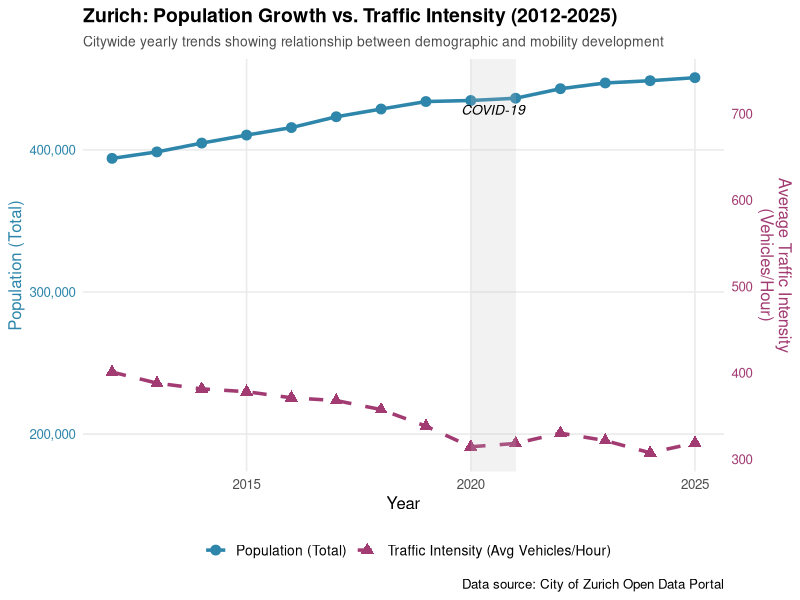
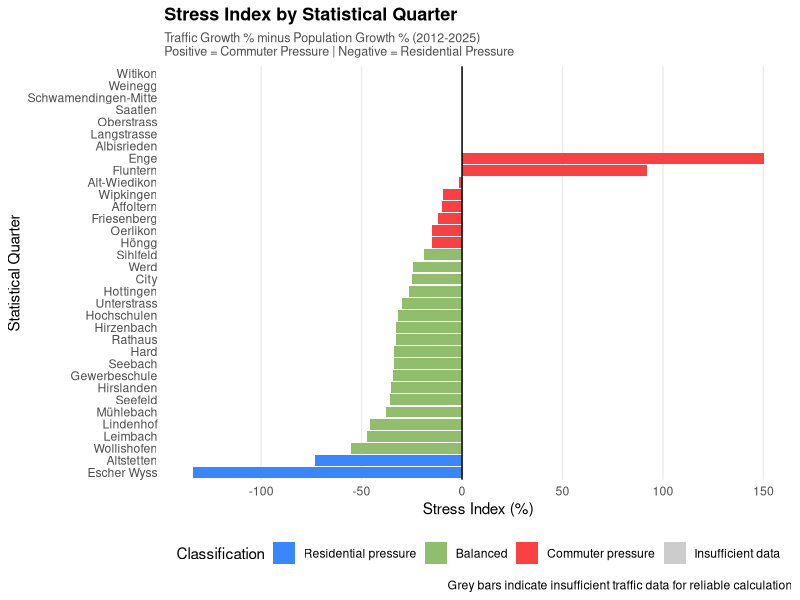
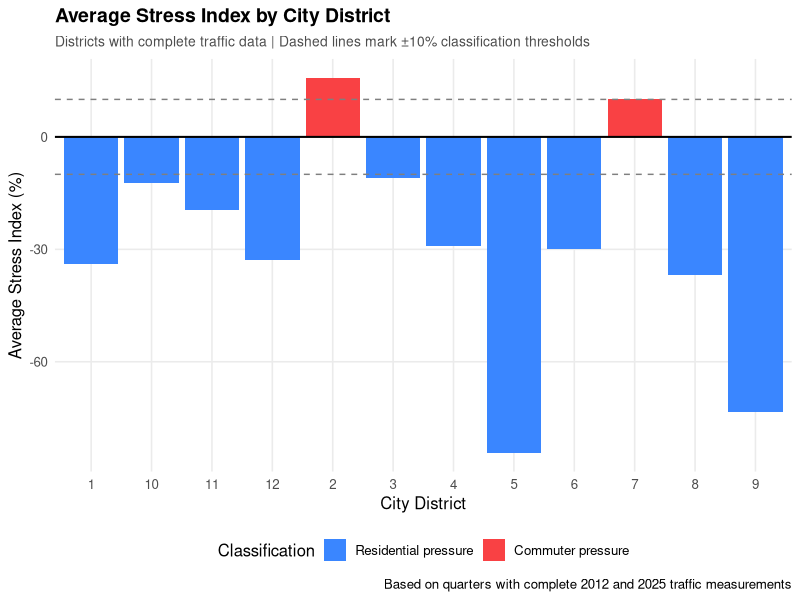
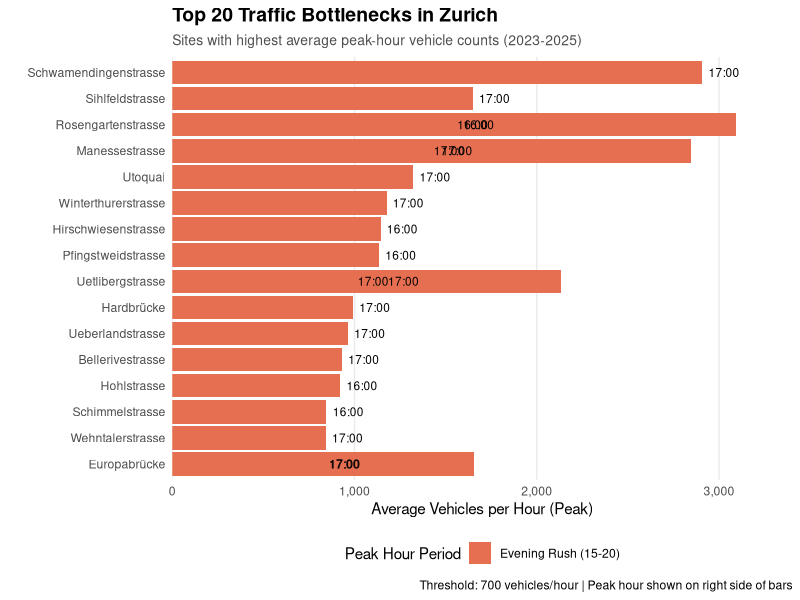
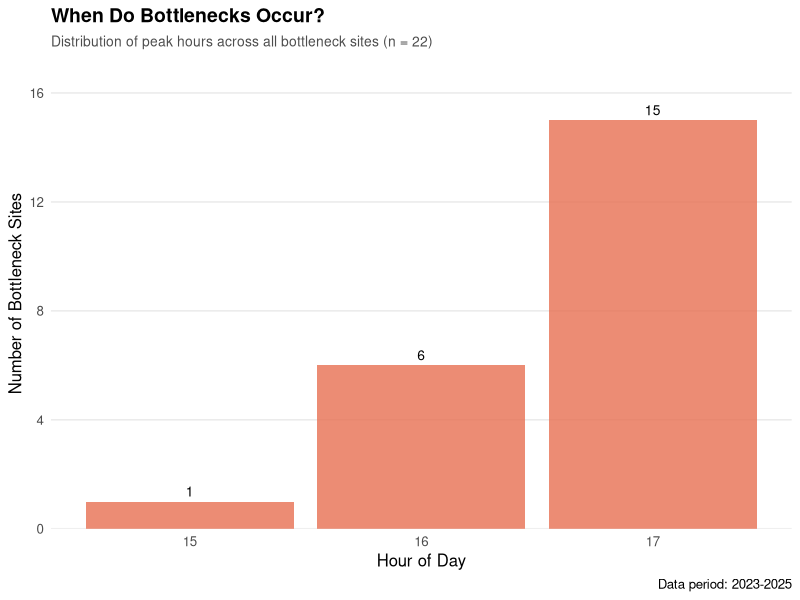
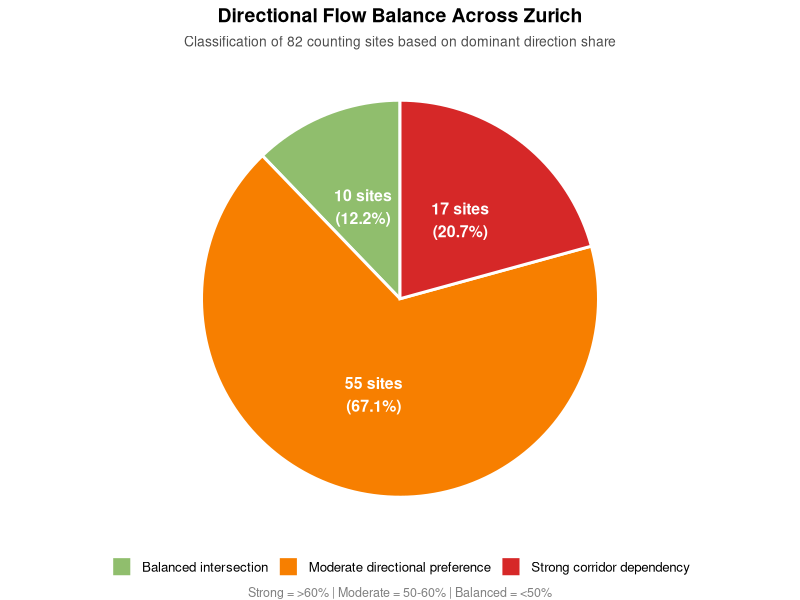
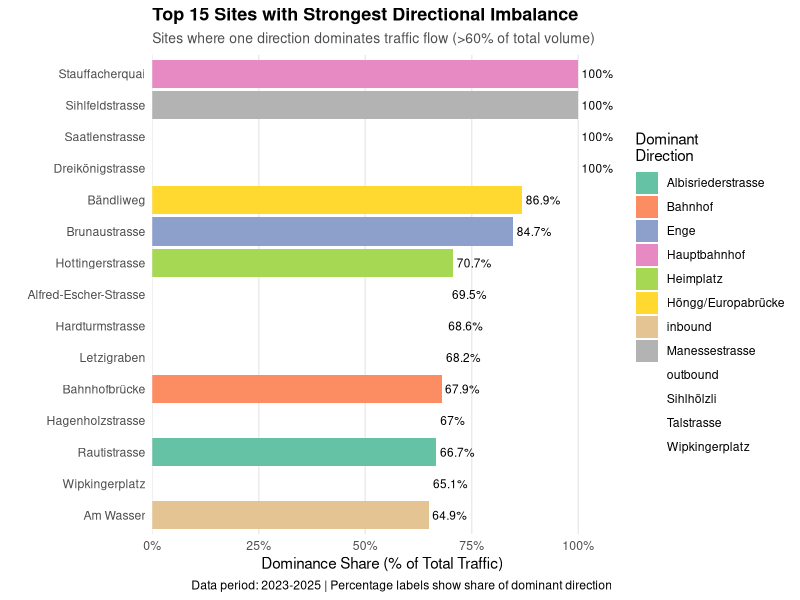
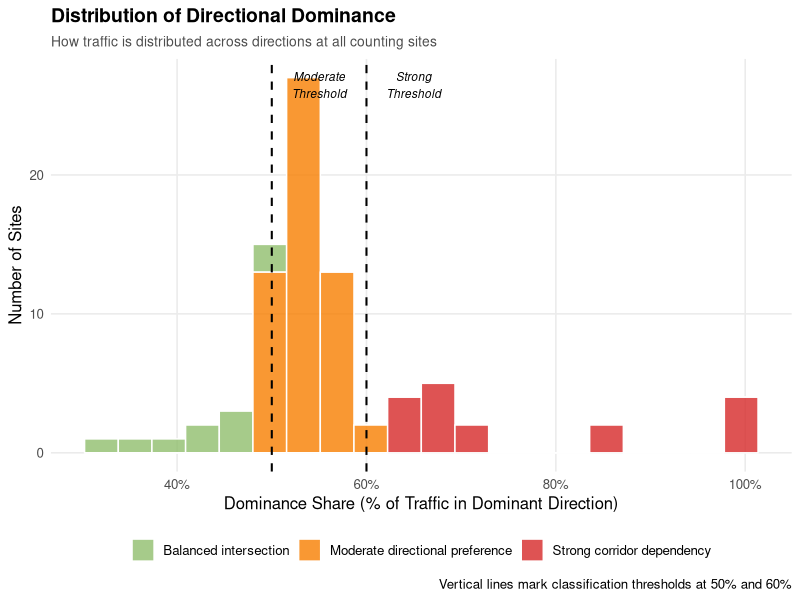

R code for these plots, in order:
# ============================================================================
# DATABASE PROJECT - ALL KPI VISUALIZATIONS
# ============================================================================
# This script generates all visualizations for the Zurich Traffic Analysis report
# Author: Team ACID
# Date: 2025-12-17
#
# Output: 8 high-resolution PNG charts (300 DPI) saved to screenshots folder
# ============================================================================

# Load required libraries
cat("Loading required packages...\n")
library(ggplot2)
library(readxl)
library(dplyr)
library(scales)
library(forcats)

# Set working directory and output path
setwd("/Users/dongyuangao/Desktop/dbm_project_ACID/scripts")
output_dir <- "../materials_for_report_later/screenshots"

cat("Starting visualization generation...\n\n")

# ============================================================================
# KPI 0: POPULATION & TRAFFIC TRENDS (2012-2025)
# ============================================================================
cat("Generating KPI 0: Population & Traffic Trends...\n")

data_kpi0 <- read_excel("../result data/population_trafficAVG_yearly.xlsx")

# Calculate scaling factor for dual axis
pop_range <- range(data_kpi0$`Population City`, na.rm = TRUE)
traffic_range <- range(data_kpi0$`Avg Vehicle Count City`, na.rm = TRUE)
scale_factor <- (pop_range[2] - pop_range[1]) / (traffic_range[2] - traffic_range[1])

p_kpi0 <- ggplot(data_kpi0, aes(x = Year)) +
  geom_line(aes(y = `Population City`, color = "Population"), size = 1.2) +
  geom_point(aes(y = `Population City`, color = "Population"), size = 3) +
  geom_line(aes(y = `Avg Vehicle Count City` * scale_factor, color = "Traffic Intensity"), 
            size = 1.2, linetype = "dashed") +
  geom_point(aes(y = `Avg Vehicle Count City` * scale_factor, color = "Traffic Intensity"), 
             size = 3, shape = 17) +
  annotate("rect", xmin = 2020, xmax = 2021, ymin = -Inf, ymax = Inf, 
           alpha = 0.2, fill = "grey") +
  annotate("text", x = 2020.5, y = max(data_kpi0$`Population City`) * 0.95, 
           label = "COVID-19", size = 3.5, fontface = "italic") +
  scale_y_continuous(
    name = "Population (Total)",
    labels = comma,
    sec.axis = sec_axis(~ . / scale_factor, 
                        name = "Average Traffic Intensity\n(Vehicles/Hour)",
                        labels = comma)
  ) +
  scale_color_manual(
    name = "",
    values = c("Population" = "#2E86AB", "Traffic Intensity" = "#A23B72"),
    labels = c("Population (Total)", "Traffic Intensity (Avg Vehicles/Hour)")
  ) +
  labs(
    title = "Zurich: Population Growth vs. Traffic Intensity (2012-2025)",
    subtitle = "Citywide yearly trends showing relationship between demographic and mobility development",
    x = "Year",
    caption = "Data source: City of Zurich Open Data Portal"
  ) +
  theme_minimal(base_size = 12) +
  theme(
    plot.title = element_text(face = "bold", size = 14),
    plot.subtitle = element_text(size = 10, color = "grey30"),
    legend.position = "bottom",
    legend.text = element_text(size = 10),
    panel.grid.minor = element_blank(),
    axis.title.y.right = element_text(color = "#A23B72"),
    axis.text.y.right = element_text(color = "#A23B72"),
    axis.title.y.left = element_text(color = "#2E86AB"),
    axis.text.y.left = element_text(color = "#2E86AB")
  )

ggsave(file.path(output_dir, "kpi0_population_traffic_trends.png"), 
       plot = p_kpi0, width = 10, height = 6, dpi = 300, bg = "white")
cat("✓ KPI 0 saved\n\n")

# ============================================================================
# KPI 1: DISTRICT STRESS INDEX
# ============================================================================
cat("Generating KPI 1: Stress Index...\n")

data_kpi1 <- read_excel("../result data/quarter_stress_index.xlsx")

data_kpi1 <- data_kpi1 %>%
  mutate(
    has_complete_data = `Stress Classification` != "Insufficient data",
    classification_ordered = factor(`Stress Classification`, 
                                    levels = c("Residential pressure", 
                                              "Balanced", 
                                              "Commuter pressure",
                                              "Insufficient data"))
  )

# Chart 1: By Quarter
p_kpi1_quarter <- ggplot(data_kpi1, 
                         aes(x = reorder(`Quarter Name`, `Stress Index Pct`, na.rm = TRUE), 
                             y = `Stress Index Pct`, 
                             fill = classification_ordered)) +
  geom_col() +
  geom_hline(yintercept = 0, linetype = "solid", color = "black", size = 0.5) +
  scale_fill_manual(
    values = c(
      "Residential pressure" = "#3A86FF",
      "Balanced" = "#90BE6D",
      "Commuter pressure" = "#F94144",
      "Insufficient data" = "#CCCCCC"
    ),
    name = "Classification"
  ) +
  labs(
    title = "Stress Index by Statistical Quarter",
    subtitle = "Traffic Growth % minus Population Growth % (2012-2025)\nPositive = Commuter Pressure | Negative = Residential Pressure",
    x = "Statistical Quarter",
    y = "Stress Index (%)",
    caption = "Grey bars indicate insufficient traffic data for reliable calculation"
  ) +
  coord_flip() +
  theme_minimal(base_size = 11) +
  theme(
    plot.title = element_text(face = "bold", size = 13),
    plot.subtitle = element_text(size = 9, color = "grey30"),
    legend.position = "bottom",
    panel.grid.major.y = element_blank(),
    panel.grid.minor = element_blank()
  )

ggsave(file.path(output_dir, "kpi1_stress_index_by_quarter.png"), 
       plot = p_kpi1_quarter, width = 10, height = 12, dpi = 300, bg = "white")

# Chart 2: By District
district_summary <- data_kpi1 %>%
  filter(has_complete_data) %>%
  group_by(`District ID`) %>%
  summarise(
    avg_stress = mean(`Stress Index Pct`, na.rm = TRUE),
    n_quarters = n(),
    .groups = "drop"
  ) %>%
  mutate(
    classification = case_when(
      avg_stress > 10 ~ "Commuter pressure",
      avg_stress < -10 ~ "Residential pressure",
      TRUE ~ "Balanced"
    ),
    classification = factor(classification, 
                           levels = c("Residential pressure", "Balanced", "Commuter pressure"))
  )

p_kpi1_district <- ggplot(district_summary, 
                          aes(x = factor(`District ID`), 
                              y = avg_stress, 
                              fill = classification)) +
  geom_col() +
  geom_hline(yintercept = c(-10, 10), linetype = "dashed", color = "grey50", size = 0.5) +
  geom_hline(yintercept = 0, linetype = "solid", color = "black", size = 0.7) +
  scale_fill_manual(
    values = c(
      "Residential pressure" = "#3A86FF",
      "Balanced" = "#90BE6D",
      "Commuter pressure" = "#F94144"
    ),
    name = "Classification"
  ) +
  labs(
    title = "Average Stress Index by City District",
    subtitle = "Districts with complete traffic data | Dashed lines mark ±10% classification thresholds",
    x = "City District",
    y = "Average Stress Index (%)",
    caption = "Based on quarters with complete 2012 and 2025 traffic measurements"
  ) +
  theme_minimal(base_size = 12) +
  theme(
    plot.title = element_text(face = "bold", size = 14),
    plot.subtitle = element_text(size = 10, color = "grey30"),
    legend.position = "bottom",
    panel.grid.minor = element_blank()
  )

ggsave(file.path(output_dir, "kpi1_stress_index_by_district.png"), 
       plot = p_kpi1_district, width = 10, height = 6, dpi = 300, bg = "white")
cat("✓ KPI 1 (2 charts) saved\n\n")

# ============================================================================
# KPI 2: TRAFFIC BOTTLENECKS
# ============================================================================
cat("Generating KPI 2: Bottlenecks...\n")

data_kpi2 <- read_excel("../result data/bottleneck_and_peakhour.xlsx")

# Chart 1: Top 20 Bottlenecks
bottlenecks <- data_kpi2 %>%
  filter(Status == "Bottleneck") %>%
  arrange(desc(`Avg Volume`)) %>%
  slice_head(n = 20) %>%
  mutate(
    peak_hour_num = as.numeric(substr(`Peak Hour`, 1, 2)),
    hour_category = case_when(
      peak_hour_num >= 6 & peak_hour_num < 10 ~ "Morning Rush (06-10)",
      peak_hour_num >= 10 & peak_hour_num < 15 ~ "Midday (10-15)",
      peak_hour_num >= 15 & peak_hour_num < 20 ~ "Evening Rush (15-20)",
      TRUE ~ "Other"
    ),
    hour_category = factor(hour_category, 
                          levels = c("Morning Rush (06-10)", 
                                    "Midday (10-15)", 
                                    "Evening Rush (15-20)", 
                                    "Other"))
  )

p_kpi2_top <- ggplot(bottlenecks, 
                     aes(x = reorder(`Counting Site Name`, `Avg Volume`), 
                         y = `Avg Volume`,
                         fill = hour_category)) +
  geom_col() +
  geom_text(aes(label = `Peak Hour`), hjust = -0.2, size = 3) +
  scale_fill_manual(
    values = c(
      "Morning Rush (06-10)" = "#F4A261",
      "Midday (10-15)" = "#E9C46A",
      "Evening Rush (15-20)" = "#E76F51",
      "Other" = "#264653"
    ),
    name = "Peak Hour Period"
  ) +
  scale_y_continuous(labels = comma, expand = expansion(mult = c(0, 0.1))) +
  labs(
    title = "Top 20 Traffic Bottlenecks in Zurich",
    subtitle = "Sites with highest average peak-hour vehicle counts (2023-2025)",
    x = "",
    y = "Average Vehicles per Hour (Peak)",
    caption = "Threshold: 700 vehicles/hour | Peak hour shown on right side of bars"
  ) +
  coord_flip() +
  theme_minimal(base_size = 11) +
  theme(
    plot.title = element_text(face = "bold", size = 14),
    plot.subtitle = element_text(size = 10, color = "grey30"),
    legend.position = "bottom",
    panel.grid.major.y = element_blank(),
    panel.grid.minor = element_blank()
  )

ggsave(file.path(output_dir, "kpi2_top_bottlenecks.png"), 
       plot = p_kpi2_top, width = 10, height = 8, dpi = 300, bg = "white")

# Chart 2: Distribution by Hour
hour_distribution <- data_kpi2 %>%
  filter(Status == "Bottleneck") %>%
  mutate(peak_hour_num = as.numeric(substr(`Peak Hour`, 1, 2))) %>%
  count(peak_hour_num, name = "bottleneck_count")

p_kpi2_hour <- ggplot(hour_distribution, 
                      aes(x = factor(peak_hour_num), y = bottleneck_count)) +
  geom_col(fill = "#E76F51", alpha = 0.8) +
  geom_text(aes(label = bottleneck_count), vjust = -0.5, size = 3.5) +
  scale_y_continuous(expand = expansion(mult = c(0, 0.15))) +
  labs(
    title = "When Do Bottlenecks Occur?",
    subtitle = paste0("Distribution of peak hours across all bottleneck sites (n = ", 
                     sum(data_kpi2$Status == "Bottleneck"), ")"),
    x = "Hour of Day",
    y = "Number of Bottleneck Sites",
    caption = "Data period: 2023-2025"
  ) +
  theme_minimal(base_size = 12) +
  theme(
    plot.title = element_text(face = "bold", size = 14),
    plot.subtitle = element_text(size = 10, color = "grey30"),
    panel.grid.minor = element_blank(),
    panel.grid.major.x = element_blank()
  )

ggsave(file.path(output_dir, "kpi2_bottleneck_by_hour.png"), 
       plot = p_kpi2_hour, width = 10, height = 6, dpi = 300, bg = "white")
cat("✓ KPI 2 (2 charts) saved\n\n")

# ============================================================================
# KPI 3: DIRECTIONAL FLOW ANALYSIS
# ============================================================================
cat("Generating KPI 3: Directional Flow...\n")

data_kpi3 <- read_excel("../result data/street_flow_direction.xlsx")
data_kpi3 <- data_kpi3 %>% filter(!is.na(`Dominance Share`))

# Chart 1: Classification Distribution (Pie Chart)
classification_summary <- data_kpi3 %>%
  count(Classification) %>%
  mutate(
    percentage = n / sum(n) * 100,
    label = paste0(n, " sites\n(", round(percentage, 1), "%)")
  )

p_kpi3_pie <- ggplot(classification_summary, aes(x = "", y = n, fill = Classification)) +
  geom_col(width = 1, color = "white", linewidth = 1) +
  geom_text(aes(label = label), 
            position = position_stack(vjust = 0.5),
            size = 4, fontface = "bold", color = "white") +
  coord_polar(theta = "y") +
  scale_fill_manual(
    values = c(
      "Strong corridor dependency" = "#D62828",
      "Moderate directional preference" = "#F77F00",
      "Balanced intersection" = "#90BE6D"
    )
  ) +
  labs(
    title = "Directional Flow Balance Across Zurich",
    subtitle = paste0("Classification of ", nrow(data_kpi3), " counting sites based on dominant direction share"),
    caption = "Strong = >60% | Moderate = 50-60% | Balanced = <50%"
  ) +
  theme_void(base_size = 12) +
  theme(
    plot.title = element_text(face = "bold", size = 14, hjust = 0.5),
    plot.subtitle = element_text(size = 10, color = "grey30", hjust = 0.5),
    plot.caption = element_text(size = 9, color = "grey50", hjust = 0.5),
    legend.position = "bottom",
    legend.title = element_blank()
  )

ggsave(file.path(output_dir, "kpi3_classification_distribution.png"), 
       plot = p_kpi3_pie, width = 8, height = 8, dpi = 300, bg = "white")

# Chart 2: Top 15 Imbalanced Sites
top_imbalanced <- data_kpi3 %>%
  filter(Classification == "Strong corridor dependency") %>%
  arrange(desc(`Dominance Share`)) %>%
  slice_head(n = 15)

p_kpi3_top <- ggplot(top_imbalanced, 
                     aes(x = reorder(`Counting Site Name`, `Dominance Share`), 
                         y = `Dominance Share`,
                         fill = `Dominant Direction`)) +
  geom_col() +
  geom_text(aes(label = paste0(round(`Dominance Share` * 100, 1), "%")), 
            hjust = -0.1, size = 3) +
  scale_y_continuous(labels = percent, limits = c(0, 1), 
                    expand = expansion(mult = c(0, 0.08))) +
  scale_fill_brewer(palette = "Set2", name = "Dominant\nDirection") +
  labs(
    title = "Top 15 Sites with Strongest Directional Imbalance",
    subtitle = "Sites where one direction dominates traffic flow (>60% of total volume)",
    x = "",
    y = "Dominance Share (% of Total Traffic)",
    caption = "Data period: 2023-2025 | Percentage labels show share of dominant direction"
  ) +
  coord_flip() +
  theme_minimal(base_size = 11) +
  theme(
    plot.title = element_text(face = "bold", size = 13),
    plot.subtitle = element_text(size = 10, color = "grey30"),
    legend.position = "right",
    panel.grid.major.y = element_blank(),
    panel.grid.minor = element_blank()
  )

ggsave(file.path(output_dir, "kpi3_top_imbalanced_sites.png"), 
       plot = p_kpi3_top, width = 11, height = 8, dpi = 300, bg = "white")

# Chart 3: Dominance Distribution Histogram
p_kpi3_hist <- ggplot(data_kpi3, aes(x = `Dominance Share`, fill = Classification)) +
  geom_histogram(bins = 20, color = "white", alpha = 0.8) +
  geom_vline(xintercept = c(0.5, 0.6), linetype = "dashed", 
             color = "black", linewidth = 0.7) +
  annotate("text", x = 0.55, y = Inf, label = "Moderate\nThreshold", 
           vjust = 1.5, size = 3, fontface = "italic") +
  annotate("text", x = 0.65, y = Inf, label = "Strong\nThreshold", 
           vjust = 1.5, size = 3, fontface = "italic") +
  scale_x_continuous(labels = percent) +
  scale_fill_manual(
    values = c(
      "Strong corridor dependency" = "#D62828",
      "Moderate directional preference" = "#F77F00",
      "Balanced intersection" = "#90BE6D"
    )
  ) +
  labs(
    title = "Distribution of Directional Dominance",
    subtitle = "How traffic is distributed across directions at all counting sites",
    x = "Dominance Share (% of Traffic in Dominant Direction)",
    y = "Number of Sites",
    caption = "Vertical lines mark classification thresholds at 50% and 60%"
  ) +
  theme_minimal(base_size = 12) +
  theme(
    plot.title = element_text(face = "bold", size = 14),
    plot.subtitle = element_text(size = 10, color = "grey30"),
    legend.position = "bottom",
    legend.title = element_blank(),
    panel.grid.minor = element_blank()
  )

ggsave(file.path(output_dir, "kpi3_dominance_distribution.png"), 
       plot = p_kpi3_hist, width = 10, height = 6, dpi = 300, bg = "white")
cat("✓ KPI 3 (3 charts) saved\n\n")

# ============================================================================
# SUMMARY
# ============================================================================
cat("============================================================================\n")
cat("VISUALIZATION GENERATION COMPLETE\n")
cat("============================================================================\n")
cat("Total charts generated: 8\n")
cat("Output directory:", output_dir, "\n\n")

generated_files <- list.files(output_dir, pattern = "^kpi.*\\.png$", full.names = FALSE)
cat("Generated files:\n")
for(file in generated_files) {
  cat(paste0("  ✓ ", file, "\n"))
}

cat("\n✓ All visualizations ready for report!\n")
